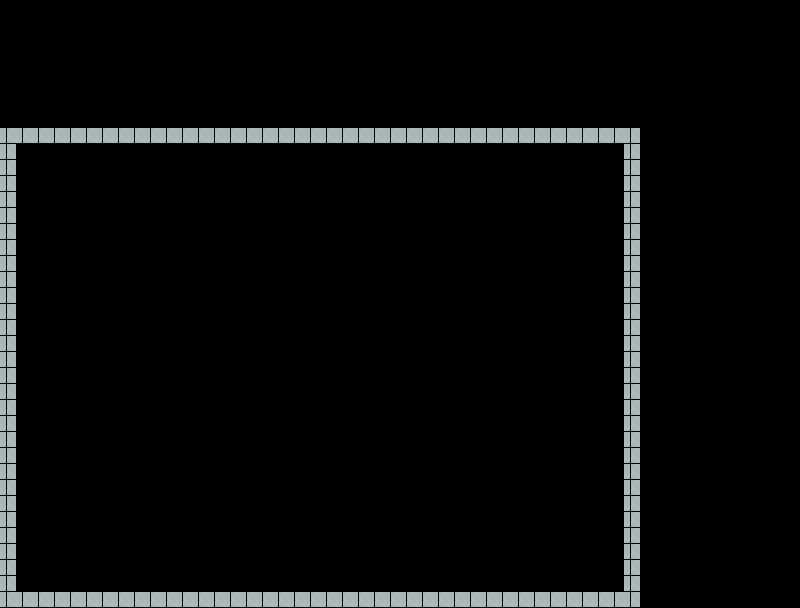

Rendered tile map (Tiled .tmx) drawn with the repository's tilesets; below, a short description and the map source with its tile grids summarised:
An orthogonal 50x38 tile map with 16x16 px tiles, 1 tile layer (Tile Layer 1).

<map version="1.0" orientation="orthogonal" renderorder="right-down" width="50" height="38" tilewidth="16" tileheight="16" nextobjectid="1">
 <tileset firstgid="1" name="TestRoomSeminar" tilewidth="16" tileheight="16" margin="1">
  <image source="roguelikeSheet_transparent.png" width="968" height="526" />
 </tileset>
 <layer name="Tile Layer 1" width="50" height="38">
  <data>[1900 cells, 136 non-empty, 1 distinct tile ids]</data>
 </layer>
</map>
